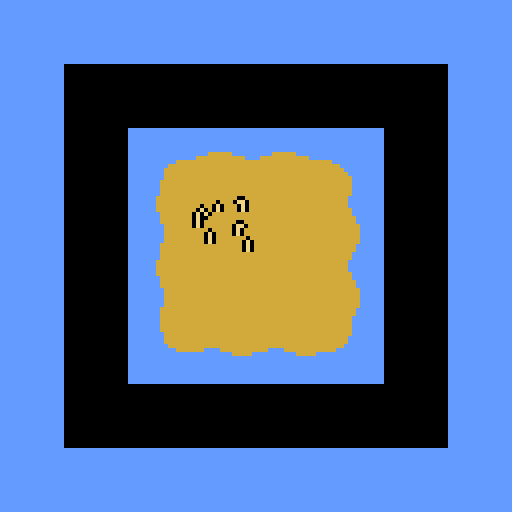

Tiled map render using the project's own tile images. Description and the whole map definition, tile-layer contents included, below:
An orthogonal 8x8 tile map with 64x64 px tiles, 3 tile layers (ground, details, collision_tiles), 3 tilesets and 3 objects (2x player, zone).

<map version="1.10" tiledversion="1.12.2" orientation="orthogonal" renderorder="right-down" width="8" height="8" tilewidth="64" tileheight="64" infinite="0" nextlayerid="6" nextobjectid="8">
 <tileset firstgid="1" source="floor.tsx" />
 <tileset firstgid="65" source="objects.tsx" />
 <tileset firstgid="72" name="details" tilewidth="64" tileheight="64" tilecount="64" columns="8">
  <image source="../../graphics/tilesets/details.png" width="512" height="512" />
 </tileset>
 <layer id="1" name="ground" width="8" height="8">
  <data encoding="csv">
44,44,44,44,44,44,44,44,
44,44,44,44,44,44,44,44,
44,44,45,51,51,52,44,44,
44,44,53,58,58,35,44,44,
44,44,53,58,58,35,44,44,
44,44,36,37,37,43,44,44,
44,44,44,44,44,44,44,44,
44,44,44,44,44,44,44,44
</data>
 </layer>
 <layer id="2" name="details" width="8" height="8">
  <data encoding="csv">
0,0,0,0,0,0,0,0,
0,0,0,0,5,6,0,0,
0,0,0,0,13,14,0,0,
0,0,0,99,21,22,0,0,
0,0,0,0,0,0,0,0,
0,0,0,0,0,0,0,0,
0,0,0,0,0,0,0,0,
0,0,0,0,0,0,0,0
</data>
 </layer>
 <layer id="3" name="collision_tiles" width="8" height="8">
  <data encoding="csv">
0,0,0,0,0,0,0,0,
0,18,18,18,18,18,18,0,
0,18,0,0,0,0,18,0,
0,18,0,0,0,0,18,0,
0,18,0,0,0,0,18,0,
0,18,0,0,0,0,18,0,
0,18,18,18,18,18,18,0,
0,0,0,0,0,0,0,0
</data>
 </layer>
 <objectgroup id="5" name="objects">
  <object id="4" name="cave" type="player" gid="69" x="168" y="347" width="52" height="56" />
  <object id="7" name="cave2" type="player" gid="69" x="272" y="352" width="52" height="56" />
 </objectgroup>
 <objectgroup id="4" name="collision_shapes" visible="0">
  <object id="1" name="cave" type="zone" x="321" y="107" width="84" height="79" visible="0">
   <properties>
    <property name="shape" value="ellipse" />
   </properties>
   <capsule />
  </object>
 </objectgroup>
</map>
